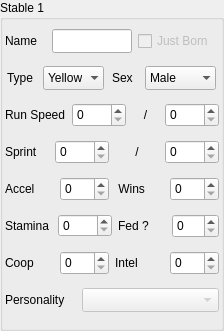
       <widget class="QGroupBox" name="box_stable1">
        <property name="enabled">
         <bool>true</bool>
        </property>
        <property name="geometry">
         <rect>
          <x>6</x>
          <y>6</y>
          <width>224</width>
          <height>331</height>
         </rect>
        </property>
        <property name="title">
         <string>Stable 1</string>
        </property>
        <layout class="QVBoxLayout" name="verticalLayout_6">
         <property name="margin">
          <number>2</number>
         </property>
         <item>
          <layout class="QHBoxLayout" name="horizontalLayout">
           <item>
            <widget class="QLabel" name="label_56">
             <property name="maximumSize">
              <size>
               <width>41</width>
               <height>1687897</height>
              </size>
             </property>
             <property name="text">
              <string>Name</string>
             </property>
            </widget>
           </item>
           <item>
            <widget class="QLineEdit" name="line_c1_name">
             <property name="enabled">
              <bool>true</bool>
             </property>
             <property name="maximumSize">
              <size>
               <width>80</width>
               <height>24</height>
              </size>
             </property>
             <property name="maxLength">
              <number>6</number>
             </property>
             <property name="readOnly">
              <bool>false</bool>
             </property>
            </widget>
           </item>
           <item>
            <widget class="QCheckBox" name="cb_c1_born">
             <property name="enabled">
              <bool>false</bool>
             </property>
             <property name="maximumSize">
              <size>
               <width>16777215</width>
               <height>24</height>
              </size>
             </property>
             <property name="text">
              <string>Just Born</string>
             </property>
            </widget>
           </item>
          </layout>
         </item>
         <item>
          <layout class="QHBoxLayout" name="horizontalLayout_2">
           <item>
            <widget class="QLabel" name="label_58">
             <property name="maximumSize">
              <size>
               <width>28</width>
               <height>200</height>
              </size>
             </property>
             <property name="text">
              <string>Type</string>
             </property>
            </widget>
           </item>
           <item>
            <widget class="QComboBox" name="cb_c1_type">
             <property name="minimumSize">
              <size>
               <width>61</width>
               <height>24</height>
              </size>
             </property>
             <property name="maximumSize">
              <size>
               <width>61</width>
               <height>24</height>
              </size>
             </property>
             <property name="frame">
              <bool>false</bool>
             </property>
             <item>
              <property name="text">
               <string>Yellow</string>
              </property>
             </item>
             <item>
              <property name="text">
               <string>Green</string>
              </property>
             </item>
             <item>
              <property name="text">
               <string>Blue</string>
              </property>
             </item>
             <item>
              <property name="text">
               <string>Black</string>
              </property>
             </item>
             <item>
              <property name="text">
               <string>Gold</string>
              </property>
             </item>
            </widget>
           </item>
           <item>
            <widget class="QLabel" name="label_57">
             <property name="maximumSize">
              <size>
               <width>25</width>
               <height>200</height>
              </size>
             </property>
             <property name="text">
              <string>Sex</string>
             </property>
            </widget>
           </item>
           <item>
            <widget class="QComboBox" name="cb_c1_sex">
             <property name="maximumSize">
              <size>
               <width>71</width>
               <height>24</height>
              </size>
             </property>
             <property name="frame">
              <bool>false</bool>
             </property>
             <item>
              <property name="text">
               <string>Male</string>
              </property>
             </item>
             <item>
              <property name="text">
               <string>Female</string>
              </property>
             </item>
            </widget>
           </item>
          </layout>
         </item>
         <item>
          <layout class="QHBoxLayout" name="horizontalLayout_3">
           <item>
            <widget class="QLabel" name="label_61">
             <property name="maximumSize">
              <size>
               <width>16777215</width>
               <height>16777215</height>
              </size>
             </property>
             <property name="text">
              <string>Run Speed</string>
             </property>
            </widget>
           </item>
           <item>
            <widget class="QSpinBox" name="sb_c1_speed">
             <property name="maximumSize">
              <size>
               <width>16777215</width>
               <height>24</height>
              </size>
             </property>
             <property name="alignment">
              <set>Qt::AlignLeading|Qt::AlignLeft|Qt::AlignVCenter</set>
             </property>
             <property name="maximum">
              <number>9999</number>
             </property>
            </widget>
           </item>
           <item>
            <widget class="QLabel" name="label_62">
             <property name="text">
              <string>/</string>
             </property>
             <property name="alignment">
              <set>Qt::AlignCenter</set>
             </property>
            </widget>
           </item>
           <item>
            <widget class="QSpinBox" name="sb_c1_maxspeed">
             <property name="maximumSize">
              <size>
               <width>16777215</width>
               <height>24</height>
              </size>
             </property>
             <property name="alignment">
              <set>Qt::AlignLeading|Qt::AlignLeft|Qt::AlignVCenter</set>
             </property>
             <property name="maximum">
              <number>9999</number>
             </property>
            </widget>
           </item>
          </layout>
         </item>
         <item>
          <layout class="QHBoxLayout" name="horizontalLayout_4">
           <item>
            <widget class="QLabel" name="label_59">
             <property name="maximumSize">
              <size>
               <width>91</width>
               <height>16777215</height>
              </size>
             </property>
             <property name="text">
              <string>Sprint </string>
             </property>
            </widget>
           </item>
           <item>
            <widget class="QSpinBox" name="sb_c1_sprint">
             <property name="maximumSize">
              <size>
               <width>16777215</width>
               <height>24</height>
              </size>
             </property>
             <property name="alignment">
              <set>Qt::AlignLeading|Qt::AlignLeft|Qt::AlignVCenter</set>
             </property>
             <property name="maximum">
              <number>9999</number>
             </property>
            </widget>
           </item>
           <item>
            <widget class="QLabel" name="label_144">
             <property name="text">
              <string>/</string>
             </property>
             <property name="alignment">
              <set>Qt::AlignCenter</set>
             </property>
            </widget>
           </item>
           <item>
            <widget class="QSpinBox" name="sb_c1_maxsprint">
             <property name="maximumSize">
              <size>
               <width>16777215</width>
               <height>24</height>
              </size>
             </property>
             <property name="alignment">
              <set>Qt::AlignLeading|Qt::AlignLeft|Qt::AlignVCenter</set>
             </property>
             <property name="maximum">
              <number>9999</number>
             </property>
            </widget>
           </item>
          </layout>
         </item>
         <item>
          <layout class="QHBoxLayout" name="horizontalLayout_5">
           <item>
            <widget class="QLabel" name="label_68">
             <property name="maximumSize">
              <size>
               <width>81</width>
               <height>16777215</height>
              </size>
             </property>
             <property name="text">
              <string>Accel</string>
             </property>
            </widget>
           </item>
           <item>
            <widget class="QSpinBox" name="sb_c1_accel">
             <property name="maximumSize">
              <size>
               <width>16777215</width>
               <height>24</height>
              </size>
             </property>
             <property name="alignment">
              <set>Qt::AlignLeading|Qt::AlignLeft|Qt::AlignVCenter</set>
             </property>
             <property name="maximum">
              <number>255</number>
             </property>
            </widget>
           </item>
           <item>
            <widget class="QLabel" name="label_63">
             <property name="maximumSize">
              <size>
               <width>71</width>
               <height>16777215</height>
              </size>
             </property>
             <property name="text">
              <string> Wins</string>
             </property>
            </widget>
           </item>
           <item>
            <widget class="QSpinBox" name="sb_c1_raceswon">
             <property name="maximumSize">
              <size>
               <width>16777215</width>
               <height>24</height>
              </size>
             </property>
             <property name="alignment">
              <set>Qt::AlignLeading|Qt::AlignLeft|Qt::AlignVCenter</set>
             </property>
             <property name="maximum">
              <number>255</number>
             </property>
            </widget>
           </item>
          </layout>
         </item>
         <item>
          <layout class="QHBoxLayout" name="horizontalLayout_6">
           <item>
            <widget class="QLabel" name="label_60">
             <property name="text">
              <string>Stamina</string>
             </property>
            </widget>
           </item>
           <item>
            <widget class="QSpinBox" name="sb_c1_stamina">
             <property name="alignment">
              <set>Qt::AlignLeading|Qt::AlignLeft|Qt::AlignVCenter</set>
             </property>
             <property name="maximum">
              <number>9999</number>
             </property>
            </widget>
           </item>
           <item>
            <widget class="QLabel" name="label_64">
             <property name="maximumSize">
              <size>
               <width>61</width>
               <height>16777215</height>
              </size>
             </property>
             <property name="text">
              <string>Fed ?</string>
             </property>
            </widget>
           </item>
           <item>
            <widget class="QSpinBox" name="sb_c1_pcount">
             <property name="maximumSize">
              <size>
               <width>16777215</width>
               <height>24</height>
              </size>
             </property>
             <property name="alignment">
              <set>Qt::AlignLeading|Qt::AlignLeft|Qt::AlignVCenter</set>
             </property>
             <property name="maximum">
              <number>255</number>
             </property>
            </widget>
           </item>
          </layout>
         </item>
         <item>
          <layout class="QHBoxLayout" name="horizontalLayout_7">
           <item>
            <widget class="QLabel" name="label_67">
             <property name="maximumSize">
              <size>
               <width>81</width>
               <height>16777215</height>
              </size>
             </property>
             <property name="text">
              <string>Coop</string>
             </property>
            </widget>
           </item>
           <item>
            <widget class="QSpinBox" name="sb_c1_coop">
             <property name="maximumSize">
              <size>
               <width>16777215</width>
               <height>24</height>
              </size>
             </property>
             <property name="alignment">
              <set>Qt::AlignLeading|Qt::AlignLeft|Qt::AlignVCenter</set>
             </property>
             <property name="maximum">
              <number>255</number>
             </property>
            </widget>
           </item>
           <item>
            <widget class="QLabel" name="label_66">
             <property name="maximumSize">
              <size>
               <width>71</width>
               <height>16777215</height>
              </size>
             </property>
             <property name="text">
              <string>Intel</string>
             </property>
            </widget>
           </item>
           <item>
            <widget class="QSpinBox" name="sb_c1_intel">
             <property name="maximumSize">
              <size>
               <width>16777215</width>
               <height>24</height>
              </size>
             </property>
             <property name="alignment">
              <set>Qt::AlignLeading|Qt::AlignLeft|Qt::AlignVCenter</set>
             </property>
             <property name="maximum">
              <number>255</number>
             </property>
            </widget>
           </item>
          </layout>
         </item>
         <item>
          <layout class="QHBoxLayout" name="horizontalLayout_8">
           <item>
            <widget class="QLabel" name="label_65">
             <property name="maximumSize">
              <size>
               <width>71</width>
               <height>16777215</height>
              </size>
             </property>
             <property name="text">
              <string>Personality</string>
             </property>
            </widget>
           </item>
           <item>
            <widget class="QComboBox" name="sb_c1_personality">
             <property name="enabled">
              <bool>false</bool>
             </property>
             <property name="maximumSize">
              <size>
               <width>16777215</width>
               <height>24</height>
              </size>
             </property>
            </widget>
           </item>
          </layout>
         </item>
        </layout>
       </widget>
